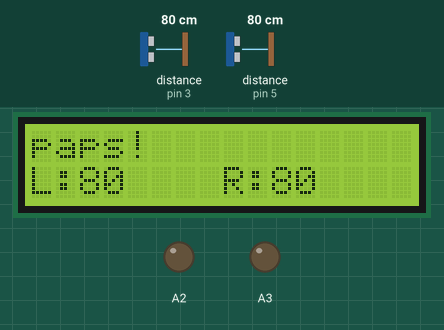
Bench run of a sketch on a simulated Arduino Nano, built with avr-gcc and run on an emulated ATmega328P. On the bench: 16×2 character LCD, output pins drawn as LEDs (lit = HIGH). The inputs (shaded band) are chosen by the test bench; at power-on: distance to the obstacle (sensors on pin 3, pin 5) 80 cm. The echo pulse lasts 58.3 µs per cm.

Above: at 1.2 s.
1.3 s: distance to the obstacle (sensor on pin 3) set to 2 cm
At 2.5 s:
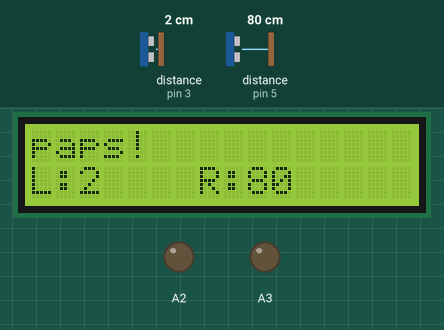
2.8 s: distance to the obstacle (sensor on pin 5) set to 2 cm
At 3.2 s:
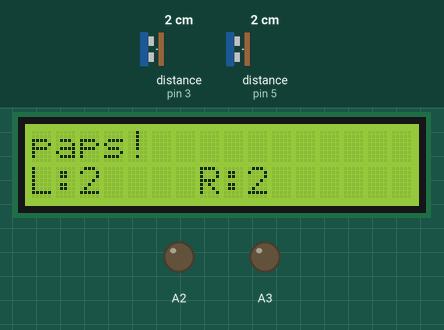
4.3 s: distance to the obstacle (sensor on pin 3) set to 4 cm
At 5.5 s:
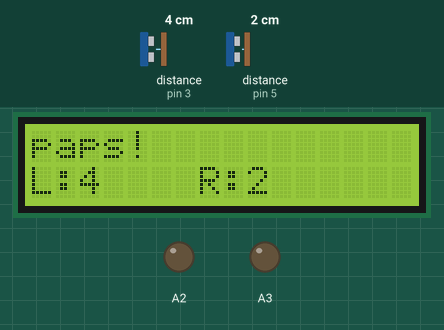
5.8 s: distance to the obstacle (sensor on pin 5) set to 4 cm
At 6.8 s:
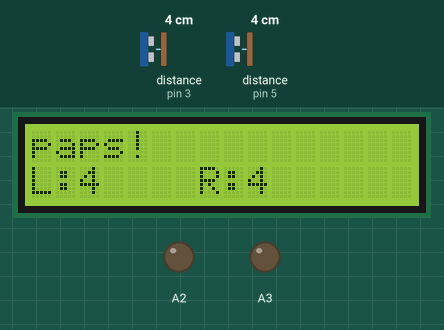
7.3 s: distance to the obstacle (sensor on pin 3) set to 9 cm
At 8.0 s:
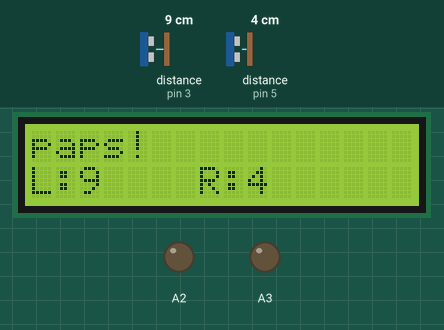
8.8 s: distance to the obstacle (sensor on pin 5) set to 9 cm
At 9.1 s:
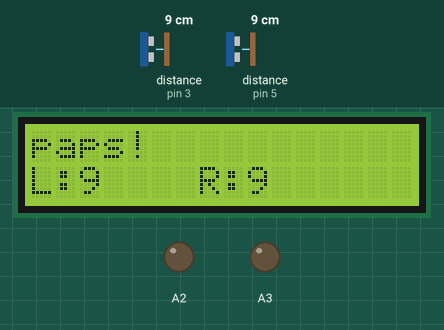
Timing chart, 0 to 11.3 s (numbered marks = the images above; inputs shaded):
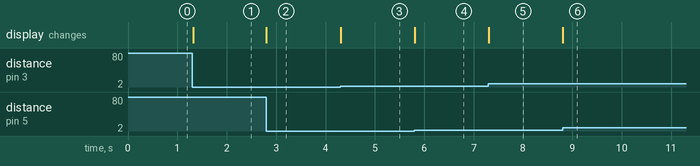

The sketch:

Lawn_Mower.ino
```cpp
#include "UltraSonicSensor.h"
#include "Motor.h"
#include "MotorController.h"

//new sensors - works fine
UltraSonicSensor leftSensor(2, 3);
UltraSonicSensor rightSensor(4, 5);


Motor motorA(A3, A2);
Motor motorB(A6, A7);
MotorController motorController(motorA, motorB);

// include the library code:
#include <LiquidCrystal.h>

const int rs = 8, en = 9, d4 = 10, d5 = 11, d6 = 12, d7 = 13;
LiquidCrystal lcd(rs, en, d4, d5, d6, d7);

void setup () {
  Serial.begin(9600);  // We initialize serial connection so that we could print values from sensor.

  lcd.begin(16, 2);
  // Print a message to the LCD.
  lcd.print("paps!");

//  Sensors sensors;
//
//  sensors.addLeftSensor(new UltraSonicSensor(11, 12));
//  sensors.addRightSensor(new UltraSonicSensor(11, 12));
//  sensors.addFrontSensor(new UltraSonicSensor(11, 12));
//
//  robotController.addSensors(sensors);
//  robotController.addLogger(new LCDLogger(13, 14))
//
//  MotorController motorController;
//  motorController.addLeftMotor(new Motor(10, 11));
//  motorController.addRightMotor(new Motor(10, 11));
//
//  robotController.addMotorController()
}

void loop () {
  //motorController.moveForward();

  lcd.setCursor(0, 1);
  // print the number of seconds since reset:
  lcd.print("L:");
  lcd.print(leftSensor.measureDistanceCm());
  lcd.print("    ");
  lcd.print("R:");
  lcd.print(rightSensor.measureDistanceCm());
  lcd.print("    ");
}
```

Motor.cpp
```cpp
#include "Motor.h"
#include "Arduino.h"

Motor::Motor(int pinForward, int pinReverse): pinForward(pinForward), pinReverse(pinReverse) {
  Serial.print("Init forward:");
  Serial.println(pinForward);
  pinMode(pinForward, OUTPUT);
  pinMode(pinReverse, OUTPUT);
}

void Motor::forward() {
  Serial.print("Moving forward: ");
  Serial.println(pinForward);
  analogWrite(pinForward, speed);
  analogWrite(pinReverse, 0);
}

void Motor::reverse() {
  analogWrite(pinReverse, speed);
  analogWrite(pinForward, 0);
}

void Motor::stopWorking() {
  analogWrite(pinReverse, 0);
  analogWrite(pinForward, 0);
}
```

Motor.h
```cpp
#ifndef MOTOR_H
#define MOTOR_H

class Motor {
  public:
    Motor(int pinForward, int pinReverse);
    void forward();
    void reverse();
    void stopWorking();
  private:
    int pinForward;
    int pinReverse;
    int speed = 255;
};

#endif // MOTOR_H
```

MotorController.cpp
```cpp
#include "MotorController.h"
#include "Motor.h"
#include "Arduino.h"

MotorController::MotorController(Motor leftMotor, Motor rightMotor): leftMotor(leftMotor), rightMotor(rightMotor) {

}

void MotorController::moveForward() {
  leftMotor.forward();
  rightMotor.forward();
}

void MotorController::moveReverse() {
  leftMotor.reverse();
  rightMotor.reverse();
}

void MotorController::turnLeft() {
  leftMotor.reverse();
  rightMotor.forward();
}

void MotorController::turnRight() {
  leftMotor.forward();
  rightMotor.reverse();
}

void MotorController::stopWorking() {
  leftMotor.stopWorking();
  rightMotor.stopWorking();
}
```

MotorController.h
```cpp
#ifndef MOTOR_CONTROLLER_H
#define MOTOR_CONTROLLER_H

#include "Motor.h"

class MotorController {
  public:
    MotorController(Motor leftMotor, Motor rightMotor);
    void moveForward();
    void moveReverse();
    void turnLeft();
    void turnRight();
    void stopWorking();
  protected:
    Motor leftMotor;
    Motor rightMotor;
};

#endif
```

RobotController.cpp
```cpp
#include "RobotController.h"

RobotController::RobotController() {

}

void RobotController::move() {
  // if (sensors.hasObstacleInFront()) {
  //   if (!sensors.hasObstacleOnRight()) {
  //     robot.rotateRight();
  //   } else if (!sensors.hasObstacleOnLeft()) {
  //     robot.rotateLeft();
  //   } else {
  //     robot.rotateBack();
  //   }
  // }
  // robot.moveForward();
};
```

RobotController.h
```cpp
#ifndef ROBOT_CONTROLLER_H
#define ROBOT_CONTROLLER_H

class RobotController {
  public:
    RobotController();

    void move();
//    void addSensors(Sensors sensors);
//    void addLogger(Logger logger);

  private:
//    Sensors sensors;
//    Logger logger;
};

#endif
```

UltraSonicSensor.cpp
```cpp
#include <HCSR04.h>
#include "UltraSonicSensor.h"


UltraSonicSensor::UltraSonicSensor(int trigPin, int echoPin) {
  distanceSensor = new UltraSonicDistanceSensor(trigPin, echoPin);
};

int  UltraSonicSensor::measureDistanceCm() {
  return distanceSensor->measureDistanceCm();
};
```

UltraSonicSensor.h
```cpp
#ifndef ULTRASONICSENSOR_H
#define ULTRASONICSENSOR_H

#include <HCSR04.h>
#include "Arduino.h"

class UltraSonicSensor {
  public:
    UltraSonicSensor(int trigPin, int echoPin);
    int measureDistanceCm();
  private:
    UltraSonicDistanceSensor* distanceSensor;
};

#endif // ULTRASONICSENSOR_H
```

Measured:
- after the input at 1.3 s, the display: changes at once (image 1)
- after the input at 2.8 s, the display: changes at once (image 2)
- after the input at 4.3 s, the display: changes at once (image 3)
- after the input at 5.8 s, the display: changes at once (image 4)
- after the input at 7.3 s, the display: changes at once (image 5)
- after the input at 8.8 s, the display: changes at once (image 6)
